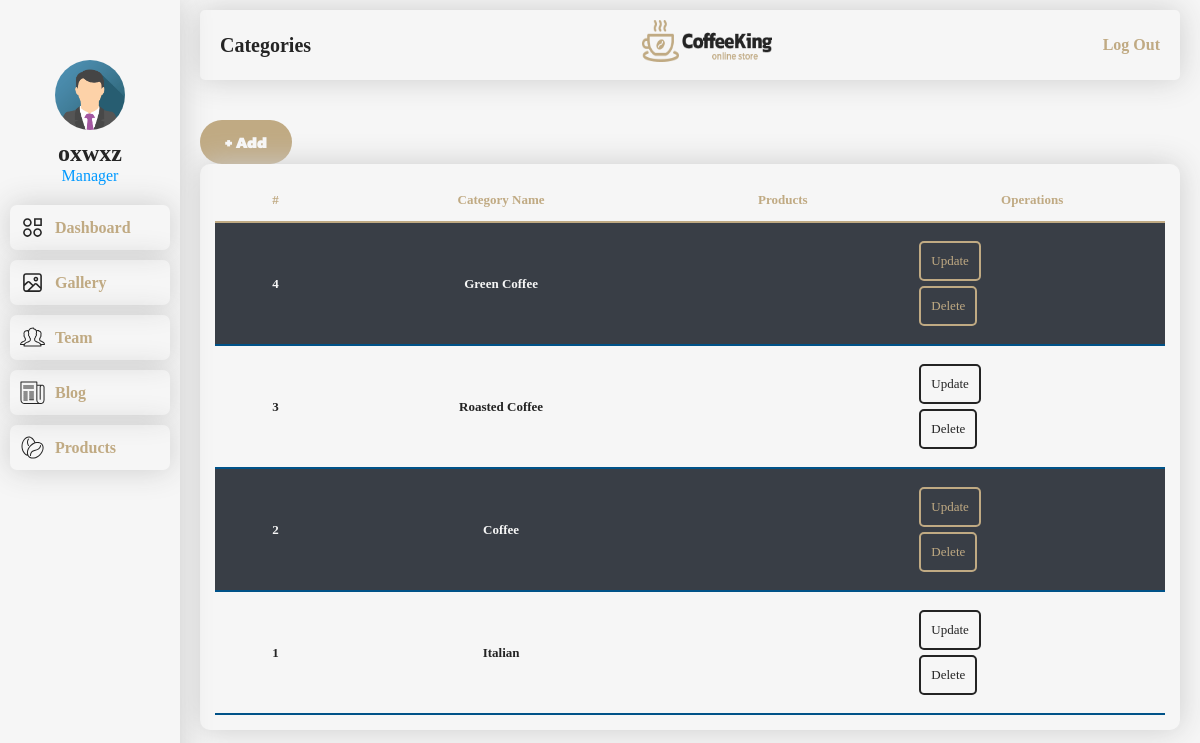
The page /admin/dashboard/products/categories/index.php (signed in) on the database its author committed.
### tables this page shows
CREATE TABLE `pro_categories` (
  `ID` int(11) NOT NULL,
  `Category_Name` mediumtext NOT NULL
);

### admin/dashboard/products/categories/index.php (the view, shortened to what this page needs)
<?php
    include '../../../auth/connection.php';
?>
<!DOCTYPE html>
<html lang="en">
<head>
    <link rel="stylesheet" href="../../f.css">
</head>
<body>
    <div class="main">
        <?php
        include "../../profile_2.php";
        ?>
        <div class="main-right">
            <div class="main-right-top">
                <h2>Categories</h2>
                <img src="../../../../ui/assets/09/logo_black-9.png" alt="" class="logoImg">
                <a href='../../../auth/handle.php?logout'>Log Out</a>
            </div>
            <div class="main-right-btm oth-right-btm">
                <button id="open">+ Add</button>
                <table>
                    <tr>
                        <th>#</th>
                        <th>Category Name</th>
                        <th>Products</th>
                        <th>Operations</th>
                    </tr>
                    <?php
                    $sql = mysqli_query($conn, "SELECT * FROM pro_categories ORDER BY ID DESC");
                    while ($galrow = mysqli_fetch_array($sql)) {
                        $id = $galrow['ID'];
                        $name = $galrow['Category_Name'];
                    ?>
                        <tr>
                            <td><?php echo $id ?></td>
                            <td><?php echo $name ?></td>
                            <td></td>
                            <td>
                                <a href='update.php?updateId="<?php echo $id ?>"'>Update</a>
                                <a href='delete.php?dropId="<?php echo $id ?>"'>Delete</a>
                            </td>
                        </tr>
                    <?php } ?>
                </table>
            </div>
        </div>
    </div>
</body>
</html>

### admin/dashboard/f.css (style rules this page uses)
:root { --blck: #242424; --white: #f6f6f6; }
html { scroll-behavior: smooth; }
* { color: #242424; font-family: "Kanit", sans-serif; }
svg, img { width: 50px; height: 50px; }
a { -webkit-transition: .6s; transition: .6s; }
button { font-family: "Kanit", sans-serif; cursor: pointer; }
:root { --shadow: #171717; --blck: #222831; }
* { margin: 0; padding: 0; -webkit-box-sizing: border-box; box-sizing: border-box; font-family: poppins; }
body { min-height: 100vh; background: #f6f6f6; }
body .main { display: -ms-grid; display: grid; -ms-grid-columns: 15% 85%; grid-template-columns: 15% 85%; }
body .main .main-right { padding: 0 20px; height: 100vh; overflow-y: scroll; }
body .main .main-right .main-right-top { padding: 10px 20px; margin-top: 10px; border-radius: 5px; margin-bottom: 40px; display: -webkit-box; display: -ms-flexbox; display: flex; -webkit-box-pack: justify; -ms-flex-pack: justify; justify-content: space-between; -webkit-box-align: center; -ms-flex-align: center; align-items: center; -webkit-box-shadow: 0 0px 30px #ccc; box-shadow: 0 0px 30px #ccc; }
body .main .main-right .main-right-top a { font-weight: 800; color: #c0aa83; text-decoration: none; }
body .main .main-right .main-right-top h2 { font-size: 20px; color: #242424; }
body .main .main-right .main-right-top img { width: 130px; }
body .main .main-right .main-right-btm { display: -ms-grid; display: grid; -ms-grid-columns: calc(100%/2.05) calc(100%/2.05); grid-template-columns: calc(100%/2.05) calc(100%/2.05); -webkit-box-pack: justify; -ms-flex-pack: justify; justify-content: space-between; row-gap: 40px; margin-bottom: 45px; }
body .main .main-right .main-right-btm table { margin-top: 30px; }
body .main .main-right .oth-right-btm { -ms-grid-columns: unset; grid-template-columns: unset; display: unset; }
body .main .main-right .oth-right-btm #open { background: #c0aa83; color: #f6f6f6; border: 2px solid transparent; cursor: pointer; -webkit-transition: .6s; transition: .6s; display: -webkit-box; display: -ms-flexbox; display: flex; width: -webkit-fit-content; width: -moz-fit-content; width: fit-content; padding: 8px 23px; font-weight: 900; font-size: 16px; border-radius: 50px; text-decoration: none; }
body .main .main-right .oth-right-btm table { padding: 15px; -webkit-box-shadow: 0 0px 30px #ccc; box-shadow: 0 0px 30px #ccc; border-radius: 10px; -webkit-box-sizing: border-box; box-sizing: border-box; border-spacing: 0; width: 100%; margin-top: 0px; }
body .main .main-right .oth-right-btm table th { padding: 13px 20px; font-weight: 700; text-align: center; font-size: 13px; border-radius: 10px; color: #c0aa83; border-radius: 0; border-bottom: 2px solid #c0aa83; }
body .main .main-right .oth-right-btm table td { border-bottom: 2px solid #005288; border-radius: 0; padding: 13px 20px; font-weight: 700; text-align: center; font-size: 13px; color: #242424; }
body .main .main-right .oth-right-btm table td:last-of-type a { margin: 5px 0; display: -webkit-box; display: -ms-flexbox; display: flex; width: -webkit-fit-content; width: -moz-fit-content; width: fit-content; height: -webkit-fit-content; height: -moz-fit-content; height: fit-content; }
body .main .main-right .oth-right-btm table td a { padding: 10px; border-radius: 5px; color: #242424; border: 2px solid; border-color: #242424; -webkit-transition: .6s; transition: .6s; text-decoration: none; font-weight: 500; }
body .main .main-right .oth-right-btm table tr:nth-of-type(even) { background: #393E46; }
body .main .main-right .oth-right-btm table tr:nth-of-type(even) td { color: #f6f6f6; }
body .main .main-right .oth-right-btm table tr:nth-of-type(even) td a { border-color: #c0aa83; color: #c0aa83; }

### rows shown on the page
pro_categories: ID "4", Category_Name "Green Coffee"
pro_categories: ID "3", Category_Name "Roasted Coffee"
pro_categories: ID "2", Category_Name "Coffee"
pro_categories: ID "1", Category_Name "Italian"

### other values the page prints
$_SESSION["uname"] "oxwxz"
$_SESSION["uposition"] "Manager"
